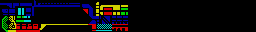

Below is a game level as drawn by its tile map, then a one-line description and the .tmx file that defines it, in full:
An orthogonal 32x4 tile map with 8x8 px tiles, 1 tile layer (Capa de patrones 1).

<map version="1.10" tiledversion="1.11.2" orientation="orthogonal" renderorder="right-down" width="32" height="4" tilewidth="8" tileheight="8" infinite="0" nextlayerid="2" nextobjectid="1">
 <tileset firstgid="1" name="hud" tilewidth="8" tileheight="8" tilecount="64" columns="16">
  <image source="hud.png" width="128" height="32" />
 </tileset>
 <layer id="1" name="Capa de patrones 1" width="32" height="4">
  <data encoding="csv">
1,2,3,4,5,6,7,8,9,10,11,12,13,14,15,16,0,0,0,0,0,0,0,0,0,0,0,0,0,0,0,0,
17,18,19,20,21,22,23,24,25,26,27,28,29,30,31,32,0,0,0,0,0,0,0,0,0,0,0,0,0,0,0,0,
33,34,35,36,37,38,39,40,41,42,43,44,45,46,47,48,0,0,0,0,0,0,0,0,0,0,0,0,0,0,0,0,
49,50,51,52,53,54,55,56,57,58,59,60,61,62,63,64,0,0,0,0,0,0,0,0,0,0,0,0,0,0,0,0
</data>
 </layer>
</map>
